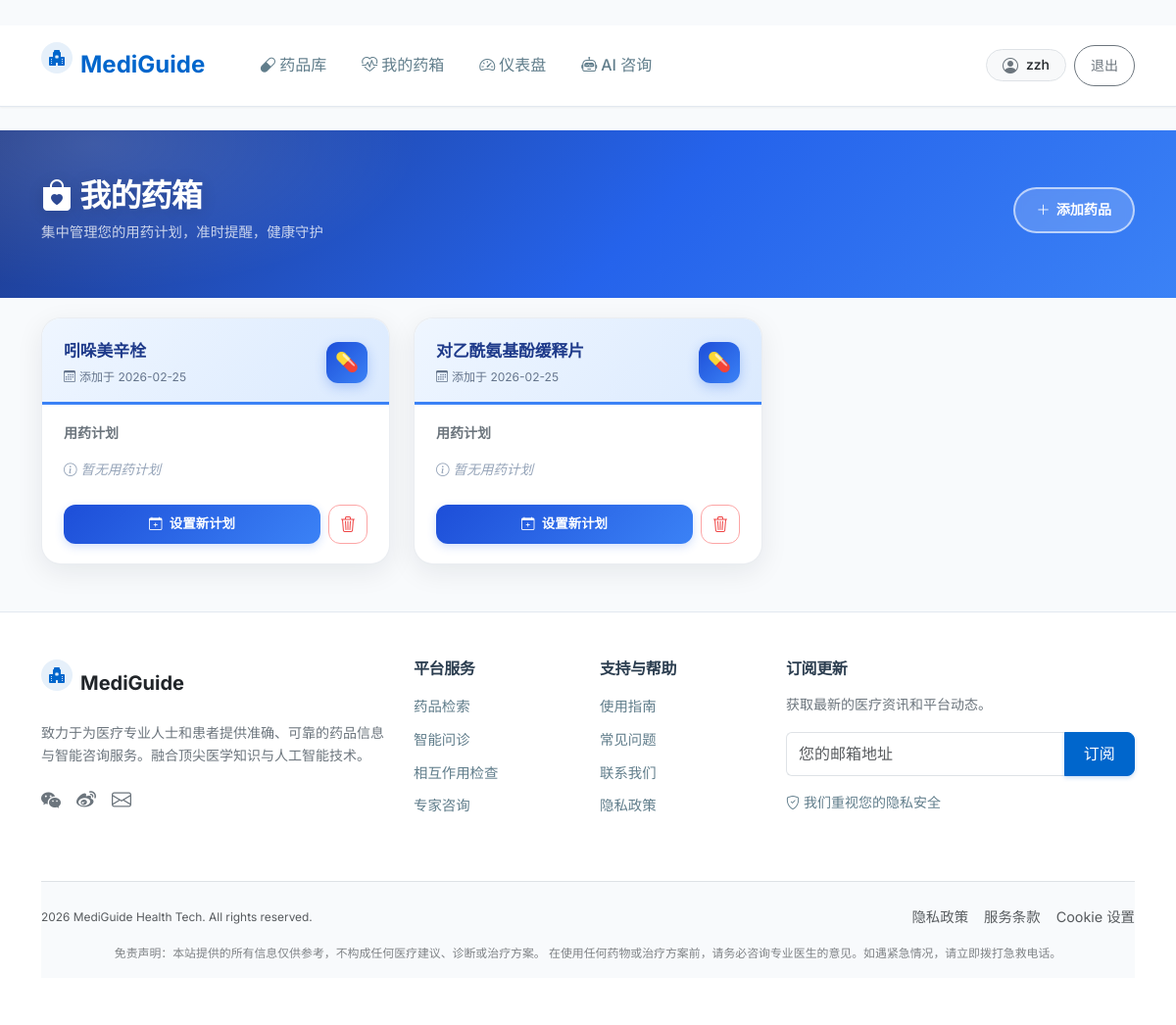
The app's page /my_medicines (signed in) with its own data.
### app/models.py (models this page shows)
class UserMedicine(db.Model):
    __tablename__ = 'user_medicines'
    id = db.Column(db.Integer, primary_key=True)
    user_id = db.Column(db.Integer, db.ForeignKey('users.id'), nullable=False)
    medicine_id = db.Column(db.Integer, db.ForeignKey('medicines.id'), nullable=False)
    added_at = db.Column(db.DateTime, default=datetime.utcnow)
    medicine = db.relationship('Medicine')
    schedules = db.relationship('Schedule', backref='user_medicine', lazy=True, cascade="all, delete-orphan")

class Medicine(db.Model):
    __tablename__ = 'medicines'
    id = db.Column(db.Integer, primary_key=True)
    name = db.Column(db.String(100), nullable=False)
    generic_name = db.Column(db.String(100))
    indications = db.Column(db.Text)
    dosage = db.Column(db.Text)
    contraindications = db.Column(db.Text)
    side_effects = db.Column(db.Text)
    precautions = db.Column(db.Text)

### app/routes.py (the view)
@main.route('/my_medicines')
def my_medicines():
    if 'user_id' not in session: return redirect(url_for('main.index'))
    user_medicines = UserMedicine.query.filter_by(user_id=session['user_id']).all()
    return render_template('my_medicines.html', user_medicines=user_medicines)

### app/templates/my_medicines.html (shortened to what this page needs)
{% extends 'base.html' %}
{% block content %}
<div class="cabinet-header">
    <div class="container" style="position:relative;z-index:2;">
        <div class="d-flex justify-content-between align-items-center">
            <div>
                <h1 style="font-size:2rem;font-weight:800;color:white;margin-bottom:6px;text-shadow:0 2px 16px rgba(0,0,0,0.15);">
                    <i class="bi bi-bag-heart-fill me-2"></i>我的药箱
                </h1>
                <p style="color:rgba(255,255,255,0.75);font-size:0.9rem;margin:0;">
                    集中管理您的用药计划，准时提醒，健康守护
                </p>
            </div>
            <a href="{{ url_for('main.medicine_list') }}"
               style="background:rgba(255,255,255,0.18);border:2px solid rgba(255,255,255,0.6);color:white;backdrop-filter:blur(4px);border-radius:999px;padding:10px 22px;font-weight:600;font-size:0.88rem;text-decoration:none;display:flex;align-items:center;gap:6px;transition:all 0.25s ease;">
                <i class="bi bi-plus-lg"></i> 添加药品
            </a>
        </div>
    </div>
</div>
<div class="container py-5">
    {% if user_medicines %}
    <div class="row row-cols-1 row-cols-md-2 row-cols-xl-3 g-4">
        {% for um in user_medicines %}
        <div class="col">
            <div class="cabinet-card">
                <div class="cabinet-card-header">
                    <div>
                        <a href="{{ url_for('main.medicine_detail', medicine_id=um.medicine.id) }}" class="medicine-name-link">
                            {{ um.medicine.name }}
                        </a>
                        <p class="added-date mb-0"><i class="bi bi-calendar3 me-1"></i>添加于 {{ um.added_at.strftime('%Y-%m-%d') }}</p>
                    </div>
                    <div class="medicine-icon-sm">💊</div>
                </div>
                <div class="cabinet-card-body">
                    <p class="small fw-semibold text-secondary mb-2" style="color:#64748b;">用药计划</p>
                    {% if um.schedules %}
                        {% for sch in um.schedules %}
                        <div class="schedule-badge">
                            <div>
                                <strong>{{ sch.start_date }} 至 {{ sch.end_date }}</strong>
                                <span style="font-size:0.8rem;color:#64748b;">{{ sch.time_of_day }} &nbsp;|&nbsp; {{ sch.dose }}</span>
                            </div>
                            {% if sch.status == 'active' %}
                            <span class="badge-active">进行中</span>
                            {% else %}
                            <span class="badge-inactive">已结束</span>
                            {% endif %}
                        </div>
                        {% endfor %}
                    {% else %}
                        <p class="no-schedule"><i class="bi bi-info-circle me-1"></i>暂无用药计划</p>
                    {% endif %}
                    <div class="d-flex gap-2 mt-3">
                        <button class="btn-set-plan" data-bs-toggle="modal" data-bs-target="#scheduleModal{{ um.id }}">
                            <i class="bi bi-calendar-plus me-1"></i> 设置新计划
                        </button>
                        <form action="{{ url_for('main.remove_from_cabinet', user_medicine_id=um.id) }}" method="POST" style="margin:0;"
                              onsubmit="return confirm('确定要从药箱中移除【{{ um.medicine.name }}】吗？')">
                            <button type="submit" class="btn-remove" title="从药箱删除">
                                <i class="bi bi-trash3"></i>
                            </button>
                        </form>
                    </div>
                </div>
            </div>
        </div>
        {% endfor %}
    </div>
    {% endif %}
</div>
{% endblock %}

### app/static/css/style.css (style rules this page uses)
:root { --primary-color: #0066cc; --primary-hover: #0052a3; --primary-light: #e6f0fa; --success-color: #28a745; --success-light: #e8f5e9; --text-primary: #2c3e50; --text-secondary: #607d8b; --text-light: #90a4ae; --bg-body: #f8fafc; --bg-white: #ffffff; --border-color: #e2e8f0; --shadow-sm: 0 1px 2px 0 rgba(0, 0, 0, 0.05); --shadow-md: 0 4px 6px -1px rgba(0, 0, 0, 0.05), 0 2px 4px -1px rgba(0, 0, 0, 0.03); --shadow-lg: 0 10px 15px -3px rgba(0, 0, 0, 0.05), 0 4px 6px -2px rgba(0, 0, 0, 0.025); --radius-sm: 0.375rem; --radius-md: 0.5rem; --radius-lg: 0.75rem; --font-sans: 'Inter', 'Roboto', 'Segoe UI', system-ui, -apple-system, sans-serif; }
body { font-family: var(--font-sans); background-color: var(--bg-body); color: var(--text-primary); line-height: 1.6; -webkit-font-smoothing: antialiased; }
h1, h2, h3, h4, h5, h6 { color: var(--text-primary); font-weight: 600; letter-spacing: -0.025em; }

### app/templates/my_medicines.html (style rules this page uses)
.cabinet-header { background: linear-gradient(135deg, #1e3a8a 0%, #2563eb 55%, #3b82f6 100%); padding: 48px 0 56px; margin-bottom: -28px; position: relative; overflow: hidden; }
.cabinet-header::before { content: ''; position: absolute; inset: 0; background: radial-gradient(550px 250px at 8% 8%, rgba(255,255,255,0.14), transparent 60%); }
.cabinet-card { border-radius: 20px; border: 1px solid rgba(148,163,184,0.2); background: white; box-shadow: 0 8px 28px rgba(15,23,42,0.08); overflow: hidden; transition: all 0.3s ease; height: 100%; }
.cabinet-card-header { padding: 20px 22px 16px; background: linear-gradient(135deg, #eff6ff 0%, #dbeafe 100%); border-bottom: 3px solid #3b82f6; display: flex; justify-content: space-between; align-items: center; }
.medicine-name-link { font-size: 1.05rem; font-weight: 700; color: #1e3a8a; text-decoration: none; transition: color 0.2s; }
.added-date { font-size: 0.75rem; color: #64748b; margin-top: 3px; }
.medicine-icon-sm { width: 42px; height: 42px; background: linear-gradient(135deg, #1d4ed8, #3b82f6); border-radius: 12px; display: flex; align-items: center; justify-content: center; font-size: 1.2rem; flex-shrink: 0; box-shadow: 0 4px 12px rgba(37,99,235,0.28); }
.cabinet-card-body { padding: 18px 22px 20px; }
.no-schedule { font-size: 0.85rem; color: #94a3b8; font-style: italic; padding: 8px 0; }
.btn-set-plan { flex: 1; background: linear-gradient(135deg, #1d4ed8, #3b82f6); border: none; color: white; border-radius: 12px; padding: 9px 14px; font-size: 0.84rem; font-weight: 600; cursor: pointer; transition: all 0.25s ease; box-shadow: 0 3px 10px rgba(37,99,235,0.2); text-align: center; }
.btn-remove { width: 40px; height: 40px; background: white; border: 1.5px solid #fca5a5; color: #ef4444; border-radius: 12px; display: flex; align-items: center; justify-content: center; font-size: 1rem; cursor: pointer; transition: all 0.2s ease; flex-shrink: 0; }

### records on screen
UserMedicine: medicine.name "吲哚美辛栓", added_at "2026-02-25"
UserMedicine: medicine.name "对乙酰氨基酚缓释片", added_at "2026-02-25"

### other values on screen
{{ session.get('nickname', '用户') }} "zzh"
